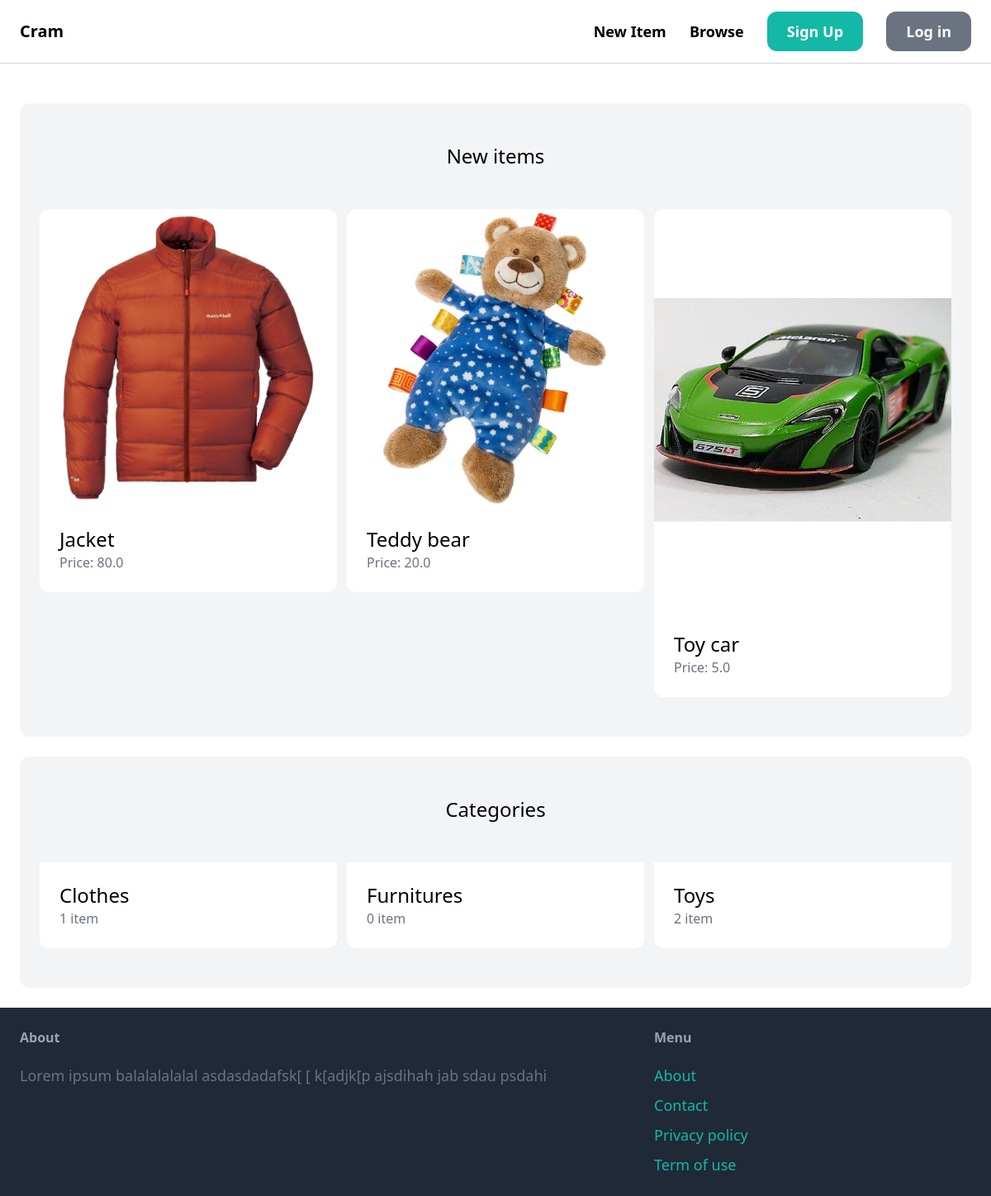
The page / on the database its author committed.
### item/models.py (models this page shows, shortened)
class Item(models.Model):
    category = models.ForeignKey(Category, related_name='items', on_delete=models.CASCADE)
    name = models.CharField(max_length=255)
    description = models.TextField(blank=True, null=True)
    price = models.FloatField()
    image = models.ImageField(upload_to='item_images',blank=True,null=True)
    is_sold = models.BooleanField(default=False)
    created_at = models.DateTimeField(auto_now_add=True)
    created_by = models.ForeignKey(User,related_name='items',on_delete=models.CASCADE)
    class Meta:
        ordering = ('name',)

class Category(models.Model):
    name = models.CharField(max_length=255)
    class Meta:
        ordering = ('name',)
        verbose_name_plural = 'Categories'

### core/views.py (the view)
# urls.py: path('',views.browser,name='browser'),
def browser(request):
    items = Item.objects.filter(is_sold = False)[0:6]
    categories = Category.objects.all()
    return render(request,'core/index.html',
                  { 'categories':categories,
                    'items':items
                   })

### core/templates/core/index.html (shortened to what this page needs)
{% extends 'core/base.html' %}
{%block content%}
<div class="mt-6 px-6 py-12 bg-gray-100 rounded-xl">
    <h2 class="mb-12 text-2xl text-center">New items</h2>
    <div class="grid grid-cols-3 gap-3">
        {% for item in items %}
        <div>
            <a href="{%url 'item:detail' item.id %}">
                <div>
                    <img src="{{item.image.url }}" class="rounded-t-xl">
                </div>
                <div class="p-6 bg-white rounded-b-xl">
                    <h2 class="text-2xl">{{ item.name }}</h2>
                    <p class="text-gray-500">Price: {{ item.price }}</p>
                </div>
            </a>
        </div>
        {% endfor %}
    </div>
</div>
<div class="mt-6 px-6 py-12 bg-gray-100 rounded-xl">
   <h2 class="mb-12 text-2xl text-center">Categories</h2>
    <div class="grid grid-cols-3 gap-3">
        {% for category in categories %}
            <div>
            <a href="#">
                <div class="p-6 bg-white rounded-b-xl">
                    <h2 class="text-2xl">{{ category.name }}</h2>
                    <p class="text-gray-500">{{ category.items.count }} item </p>
                </div>
            </a>
            </div>
        {% endfor %}
    </div>
</div>
</div>
{%endblock%}

### core/templates/core/base.html (shortened to what this page needs)
<!doctype html>
<html>
<head>
    <script src="https://cdn.tailwindcss.com"></script>
</head>
<body>
    <nav class="px-6 py-6 flex justify-between items-center border-b border-gray-300">
        <a href='/' class="text-xl font-semibold">Cram</a>
        <div class="space-x-6">
            <a href="{%url 'item:new' %}" class="text-lg font-semibold hover:text-gray-500">New Item</a>
            <a href="{%url 'item:items'%}" class="text-lg font-semibold hover:text-gray-500">Browse</a>
            {% if request.user.is_authenticated%}
            <a href="{%url 'conversation:inbox'%}" class="px-6 py-3 text-lg font-semibold bg-teal-500 text-white rounded-xl hover:bg-teal-700">Inbox</a>
            <a href="{%url 'dashboard:index' %}" class="px-6 py-3 text-lg font-semibold bg-gray-500 text-white rounded-xl hover:bg-gray-700">Dashboard</a>
            {% else %}
                <a href="{%url 'core:signup'%}" class="px-6 py-3 text-lg font-semibold bg-teal-500 text-white rounded-xl hover:bg-teal-700">Sign Up</a>
                <a href="{% url 'core:login' %}" class="px-6 py-3 text-lg font-semibold bg-gray-500 text-white rounded-xl hover:bg-gray-700">Log in</a>
            {% endif %}
        </div>
    </nav>
    <div class="px-6 py-6">
        {% block content%} {%endblock%}
    <footer class="py-6 px-6 flex justify-between bg-gray-800">
        <div class="w-2/3 pr-10">
            <h3 class="mb-5 font-semibold text-gray-400">About</h3>
            <p class="text-lg text-gray-500">Lorem ipsum balalalalalal asdasdadafsk[ [ k[adjk[p ajsdihah jab sdau psdahi</p>
        </div>
        <div class="w-1/3">
            <h3 class="mb-5 font-semibold text-gray-400">Menu</h3>
            <ul class="space-y-2">
                <li><a href="#" class="text-lg text-teal-500 hover:text-teal-700">About</a></li>
                <li><a href="{%url 'core:cont' %}" class="text-lg text-teal-500 hover:text-teal-700">Contact</a></li>
                <li><a href="#" class="text-lg text-teal-500 hover:text-teal-700">Privacy policy</a></li>
                <li><a href="#" class="text-lg text-teal-500 hover:text-teal-700">Term of use</a></li>
            </ul>
        </div>
    </footer>
</body>
</html>

### rows shown on the page
Item: image (picture), name "Jacket", price "80.0"
Item: image (picture), name "Teddy bear", price "20.0"
Item: image (picture), name "Toy car", price "5.0"
Category: name "Clothes", items.count "1"
Category: name "Furnitures", items.count "0"
Category: name "Toys", items.count "2"
